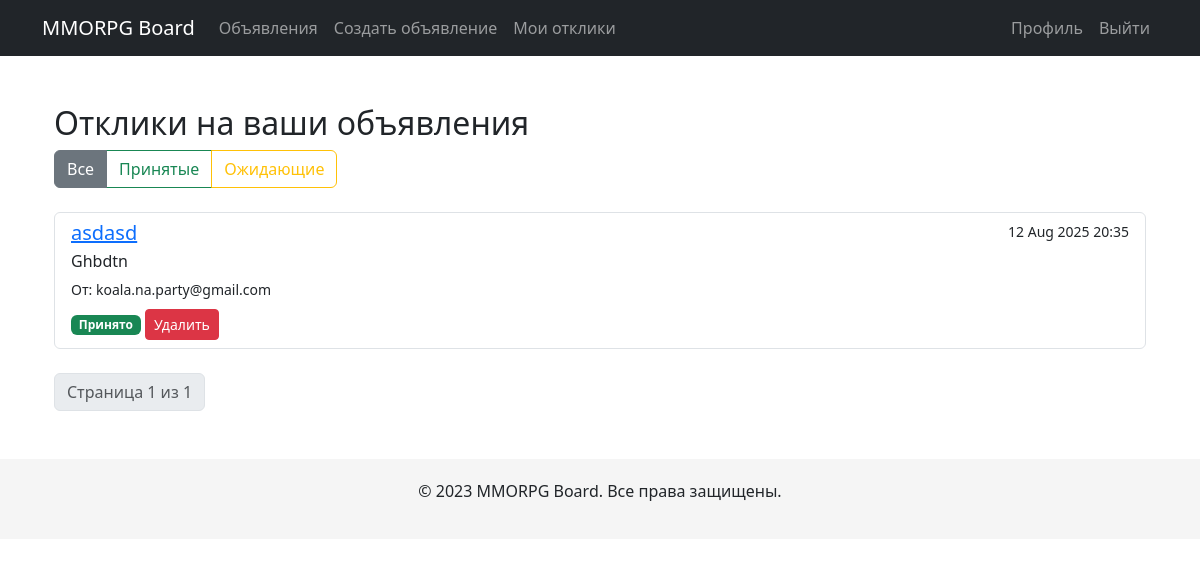
Page /responses/ (signed in) on the committed database.
### board/models.py (models this page shows, shortened)
class Response(models.Model):
    post = models.ForeignKey(Post, on_delete=models.CASCADE, related_name='responses')
    author = models.ForeignKey(
        settings.AUTH_USER_MODEL,
        on_delete=models.CASCADE
    )
    text = models.TextField(_("Response Text"))
    created_at = models.DateTimeField(auto_now_add=True)
    accepted = models.BooleanField(default=False)

class Post(models.Model):
    CATEGORY_CHOICES = [
        ('tanks', _('Tanks')),
        ('healers', _('Healers')),
        ('dd', _('Damage Dealers')),
        ('merchants', _('Merchants')),
        ('guildmasters', _('Guild Masters')),
        ('questgivers', _('Quest Givers')),
        ('blacksmiths', _('Blacksmiths')),
        ('tanners', _('Tanners')),
        ('potionmakers', _('Potion Makers')),
        ('spellmasters', _('Spell Masters')),
    ]
    author = models.ForeignKey(
        settings.AUTH_USER_MODEL,
        on_delete=models.CASCADE
    )
    category = models.CharField(max_length=20, choices=CATEGORY_CHOICES)
    title = models.CharField(_("Title"), max_length=200)
    content = models.TextField(_("Content"))
    created_at = models.DateTimeField(auto_now_add=True)
    updated_at = models.DateTimeField(auto_now=True)
    image = models.ImageField(upload_to='post_images/', blank=True, null=True)
    class Meta:
        ordering = ['-created_at']

### accounts/models.py (models this page shows, shortened)
class CustomUser(AbstractUser):
    username = None
    email = models.EmailField(_('email address'), unique=True)
    subscribed_to_news = models.BooleanField(
        default=True,
        verbose_name="Подписан на рассылку"
    )
    USERNAME_FIELD = 'email'
    REQUIRED_FIELDS = []
    objects = CustomUserManager()

### board/views.py (the view)
# urls.py: path('responses/', ResponseListView.as_view(), name='response_list'),
class ResponseListView(LoginRequiredMixin, ListView):
    model = Response
    template_name = 'board/response_list.html'
    context_object_name = 'responses'
    paginate_by = 10
    def get_queryset(self):
        queryset = Response.objects.filter(post__author=self.request.user)
        status = self.request.GET.get('status')
        if status == 'accepted':
            queryset = queryset.filter(accepted=True)
        elif status == 'pending':
            queryset = queryset.filter(accepted=False)
        return queryset.order_by('-created_at')
    def get_context_data(self, **kwargs):
        context = super().get_context_data(**kwargs)
        context['status_filter'] = self.request.GET.get('status', 'all')
        return context

### templates/board/response_list.html (shortened to what this page needs)
{% extends 'base.html' %}
{% block content %}
<div class="container mt-5">
    <h2>Отклики на ваши объявления</h2>
    <div class="mb-4">
        <div class="btn-group" role="group">
            <a href="?status=all" class="btn btn-outline-secondary {% if status_filter == 'all' %}active{% endif %}">Все</a>
            <a href="?status=accepted" class="btn btn-outline-success {% if status_filter == 'accepted' %}active{% endif %}">Принятые</a>
            <a href="?status=pending" class="btn btn-outline-warning {% if status_filter == 'pending' %}active{% endif %}">Ожидающие</a>
        </div>
    </div>
    {% if responses %}
        <div class="list-group">
            {% for response in responses %}
            <div class="list-group-item">
                <div class="d-flex w-100 justify-content-between">
                    <h5 class="mb-1">
                        <a href="{% url 'post_detail' response.post.id %}">{{ response.post.title }}</a>
                    </h5>
                    <small>{{ response.created_at|date:"d M Y H:i" }}</small>
                </div>
                <p class="mb-1">{{ response.text }}</p>
                <small>От: {{ response.author.email }}</small>
                <div class="mt-2">
                    {% if not response.accepted %}
                        <a href="{% url 'accept_response' response.id %}" class="btn btn-sm btn-success">Принять</a>
                    {% else %}
                        <span class="badge bg-success">Принято</span>
                    {% endif %}
                    <a href="{% url 'delete_response' response.id %}" class="btn btn-sm btn-danger">Удалить</a>
                </div>
            </div>
            {% endfor %}
        </div>
        <nav class="mt-4">
            <ul class="pagination">
                <li class="page-item disabled">
                    <span class="page-link">
                        Страница {{ page_obj.number }} из {{ page_obj.paginator.num_pages }}
                    </span>
                </li>
            </ul>
        </nav>
    {% else %}
        <div class="alert alert-info mt-4">
            У вас пока нет откликов на объявления.
        </div>
    {% endif %}
</div>
{% endblock %}

### rows in the picture
Response: post "asdasd", created_at "12 Aug 2025 20:35", text "Ghbdtn", author.email "koala.na.party@gmail.com", accepted "Принято"

### other values in the picture
{{ page_obj.number }} "1"
{{ page_obj.paginator.num_pages }} "1"
